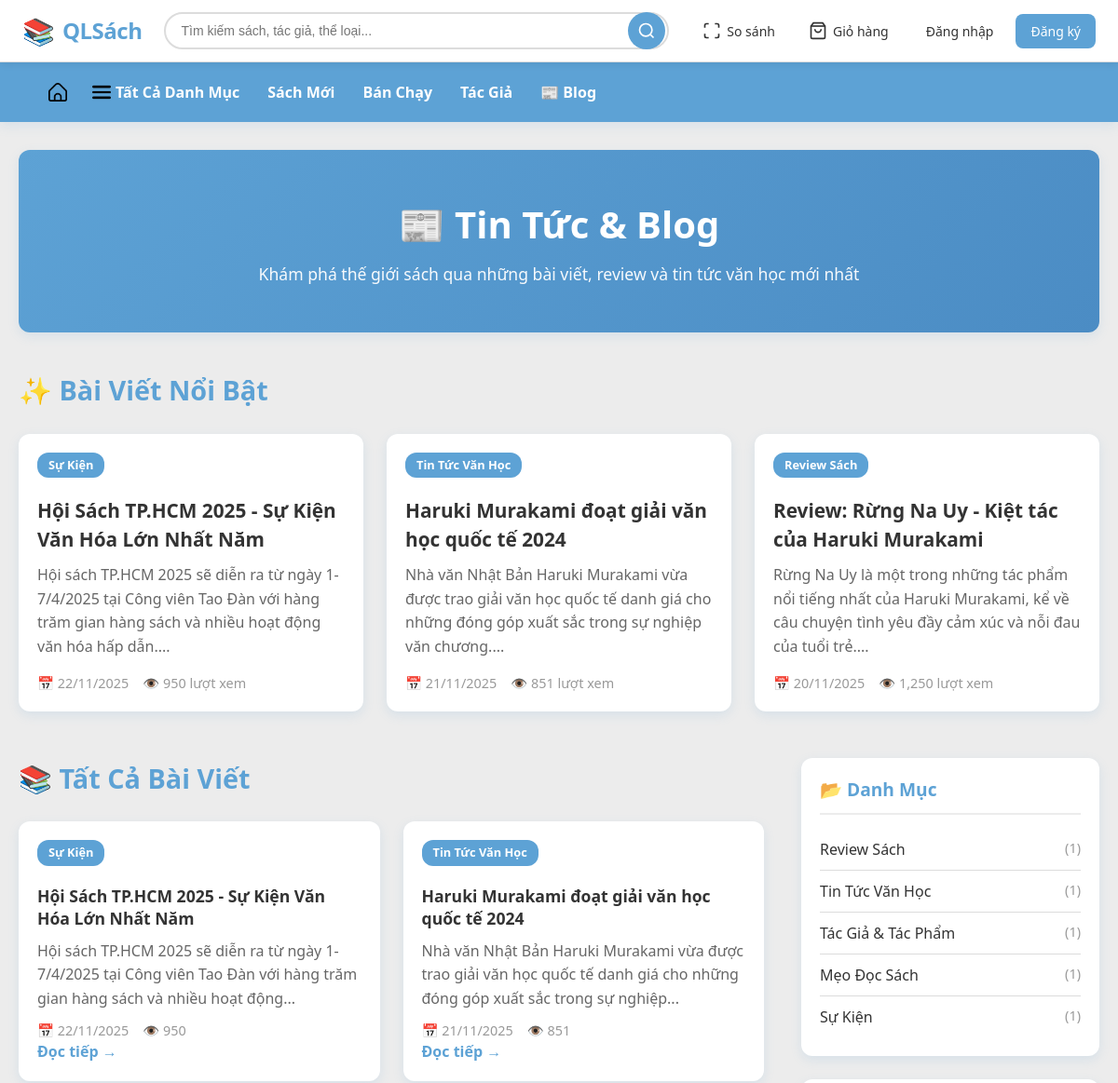
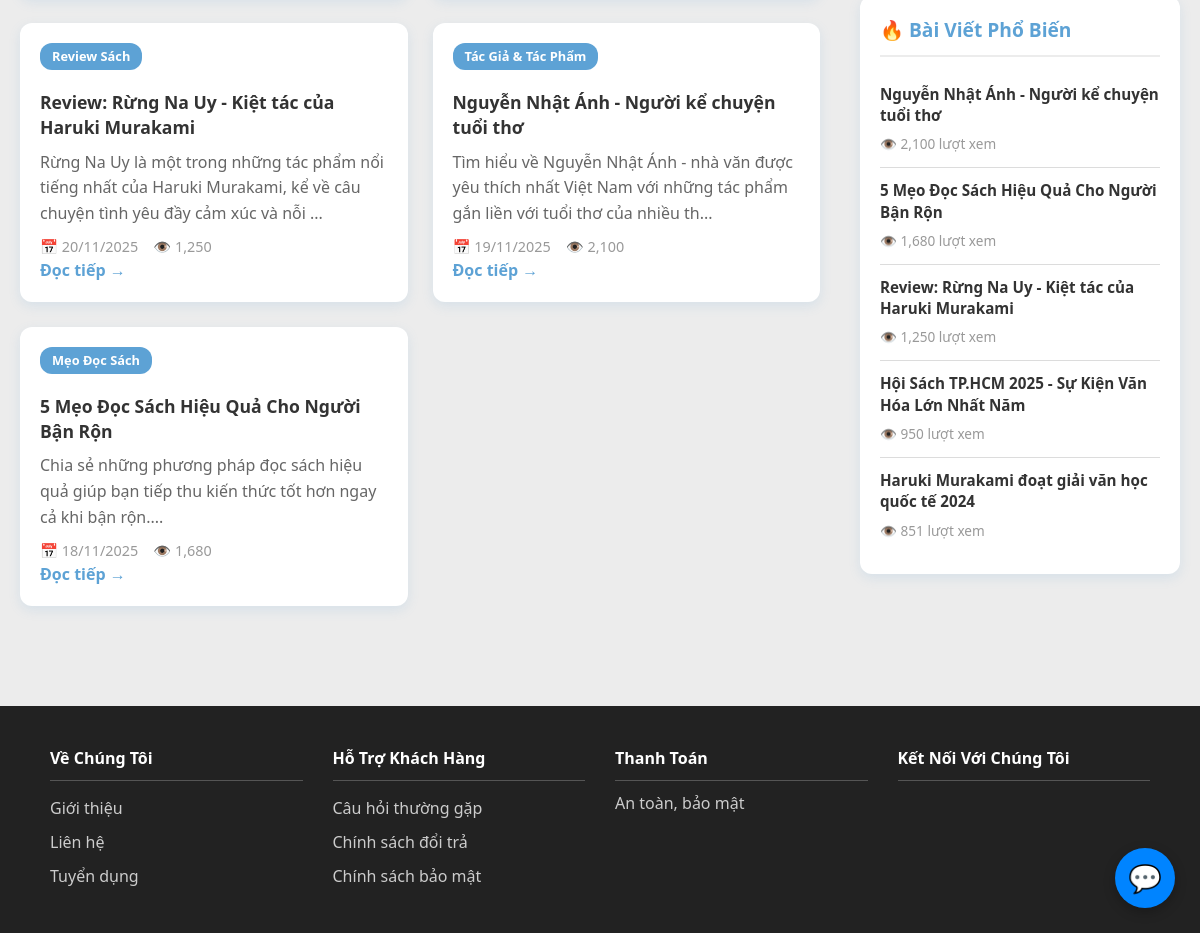
/public/blog.php, run on the app's committed database (2 pictures, top to bottom).
### tables this page shows
CREATE TABLE `bai_viet` (
  `id_bai_viet` int(11) NOT NULL,
  `id_danh_muc` varchar(5) NOT NULL,
  `id_tk` varchar(5) NOT NULL COMMENT 'Tác giả bài viết (admin)',
  `tieu_de` varchar(250) NOT NULL,
  `slug` varchar(300) NOT NULL COMMENT 'URL-friendly title',
  `tom_tat` text DEFAULT NULL COMMENT 'Tóm tắt ngắn gọn',
  `noi_dung` longtext NOT NULL,
  `anh_dai_dien` varchar(255) DEFAULT NULL,
  `luot_xem` int(11) DEFAULT 0,
  `trang_thai` varchar(20) DEFAULT 'draft' COMMENT 'draft, published, archived',
  `noi_bat` tinyint(1) DEFAULT 0 COMMENT '1: Bài viết nổi bật',
  `meta_title` varchar(250) DEFAULT NULL COMMENT 'SEO title',
  `meta_description` text DEFAULT NULL COMMENT 'SEO description',
  `meta_keywords` varchar(250) DEFAULT NULL COMMENT 'SEO keywords',
  `ngay_tao` datetime DEFAULT current_timestamp(),
  `ngay_cap_nhat` datetime DEFAULT current_timestamp() ON UPDATE current_timestamp(),
  `ngay_xuat_ban` datetime DEFAULT NULL
);

CREATE TABLE `danh_muc_bai_viet` (
  `id_danh_muc` varchar(5) NOT NULL,
  `ten_danh_muc` varchar(100) NOT NULL,
  `slug` varchar(150) NOT NULL COMMENT 'URL-friendly name',
  `mo_ta` text DEFAULT NULL,
  `thu_tu` int(11) DEFAULT 0,
  `trang_thai` tinyint(1) DEFAULT 1 COMMENT '1: Active, 0: Inactive',
  `ngay_tao` datetime DEFAULT current_timestamp()
);

### models/Database.php (called while the page is built, shortened)
<?php
class Database {
    private $host = '127.0.0.1';
    private $db_name = 'qlsach';
    private $username = 'root';
    private $password = '';
    private $conn;
    public function __construct() {
        $this->conn = null;
        $dsn = 'mysql:host=' . $this->host . ';dbname=' . $this->db_name . ';charset=utf8mb4';
        try {
            $this->conn = new PDO($dsn, $this->username, $this->password);
            $this->conn->setAttribute(PDO::ATTR_ERRMODE, PDO::ERRMODE_EXCEPTION);
            $this->conn->setAttribute(PDO::ATTR_DEFAULT_FETCH_MODE, PDO::FETCH_OBJ);
        } catch (PDOException $e) {
            echo 'Kết nối thất bại: ' . $e->getMessage();
        }
    }
    public function getConnection() {
        return $this->conn;
    }
}
?>

### models/Blog.php (called while the page is built, shortened)
<?php
require_once __DIR__ . '/Database.php';
class Blog {
    private $conn;
    public function __construct() {
        $database = new Database();
        $this->conn = $database->getConnection();
    }
    public function getAllPosts($limit = null, $offset = 0) {
        $sql = "SELECT bv.*, dm.ten_danh_muc, dm.slug as danh_muc_slug, tk.ho_ten as tac_gia
                FROM bai_viet bv
                LEFT JOIN danh_muc_bai_viet dm ON bv.id_danh_muc = dm.id_danh_muc
                LEFT JOIN tai_khoan tk ON bv.id_tk = tk.id_tk
                WHERE bv.trang_thai = 'published'
                AND bv.ngay_xuat_ban <= NOW()
                ORDER BY bv.ngay_xuat_ban DESC";
        if ($limit) {
            $sql .= " LIMIT :limit OFFSET :offset";
        }
        $stmt = $this->conn->prepare($sql);
        if ($limit) {
            $stmt->bindParam(':limit', $limit, PDO::PARAM_INT);
            $stmt->bindParam(':offset', $offset, PDO::PARAM_INT);
        }
        $stmt->execute();
        return $stmt->fetchAll(PDO::FETCH_OBJ);
    }
    public function getFeaturedPosts($limit = 3) {
        $sql = "SELECT bv.*, dm.ten_danh_muc, dm.slug as danh_muc_slug
                FROM bai_viet bv
                LEFT JOIN danh_muc_bai_viet dm ON bv.id_danh_muc = dm.id_danh_muc
                WHERE bv.trang_thai = 'published'
                AND bv.noi_bat = 1
                AND bv.ngay_xuat_ban <= NOW()
                ORDER BY bv.ngay_xuat_ban DESC
                LIMIT :limit";
        $stmt = $this->conn->prepare($sql);
        $stmt->bindParam(':limit', $limit, PDO::PARAM_INT);
        $stmt->execute();
        return $stmt->fetchAll(PDO::FETCH_OBJ);
    }
    public function getAllCategories() {
        $sql = "SELECT dm.*, COUNT(bv.id_bai_viet) as so_bai_viet
                FROM danh_muc_bai_viet dm
                LEFT JOIN bai_viet bv ON dm.id_danh_muc = bv.id_danh_muc
                    AND bv.trang_thai = 'published'
                WHERE dm.trang_thai = 1
                GROUP BY dm.id_danh_muc
                ORDER BY dm.thu_tu ASC";
        $stmt = $this->conn->prepare($sql);
        $stmt->execute();
        return $stmt->fetchAll(PDO::FETCH_OBJ);
    }
    public function getPopularPosts($limit = 5) {
        $sql = "SELECT bv.*, dm.ten_danh_muc, dm.slug as danh_muc_slug
                FROM bai_viet bv
                LEFT JOIN danh_muc_bai_viet dm ON bv.id_danh_muc = dm.id_danh_muc
                WHERE bv.trang_thai = 'published'
                AND bv.ngay_xuat_ban <= NOW()
                ORDER BY bv.luot_xem DESC
                LIMIT :limit";
        $stmt = $this->conn->prepare($sql);
        $stmt->bindParam(':limit', $limit, PDO::PARAM_INT);
        $stmt->execute();
        return $stmt->fetchAll(PDO::FETCH_OBJ);
    }
}

### public/blog.php (the view, shortened to what this page needs)
<?php
require_once '../includes/header.php';
require_once '../models/Blog.php';
$blogModel = new Blog();
$page = isset($_GET['page']) ? (int)$_GET['page'] : 1;
$limit = 9;
$offset = ($page - 1) * $limit;
$posts = $blogModel->getAllPosts($limit, $offset);
$featuredPosts = $blogModel->getFeaturedPosts(3);
$categories = $blogModel->getAllCategories();
$popularPosts = $blogModel->getPopularPosts(5);
$baseUrl = rtrim(dirname($_SERVER['PHP_SELF']), '/\\');
?>
<link rel="stylesheet" href="<?= $baseUrl ?>/css/blog.css">
<div class="blog-page">
    <section class="blog-hero">
        <div class="blog-hero-content">
            <h1>📰 Tin Tức & Blog</h1>
            <p>Khám phá thế giới sách qua những bài viết, review và tin tức văn học mới nhất</p>
        </div>
    </section>
    <?php if (!empty($featuredPosts)): ?>
    <section class="featured-section">
        <h2>✨ Bài Viết Nổi Bật</h2>
        <div class="featured-grid">
            <?php foreach ($featuredPosts as $post): ?>
                <article class="featured-card">
                    <div class="featured-content">
                        <span class="category-badge"><?= htmlspecialchars($post->ten_danh_muc) ?></span>
                        <h3><a href="blog_detail.php?slug=<?= htmlspecialchars($post->slug) ?>"><?= htmlspecialchars($post->tieu_de) ?></a></h3>
                        <p><?= htmlspecialchars(mb_substr($post->tom_tat, 0, 150)) ?>...</p>
                        <div class="post-meta">
                            <span>📅 <?= date('d/m/Y', strtotime($post->ngay_xuat_ban)) ?></span>
                            <span>👁️ <?= number_format($post->luot_xem) ?> lượt xem</span>
                        </div>
                    </div>
                </article>
            <?php endforeach; ?>
        </div>
    </section>
    <?php endif; ?>
    <div class="blog-layout">
        <main class="blog-main">
            <h2>📚 Tất Cả Bài Viết</h2>
            <?php if (empty($posts)): ?>
                <div class="empty-state">
                    <p>Chưa có bài viết nào.</p>
                </div>
            <?php else: ?>
                <div class="posts-grid">
                    <?php foreach ($posts as $post): ?>
                        <article class="post-card">
                            <div class="post-content">
                                <span class="category-badge"><?= htmlspecialchars($post->ten_danh_muc) ?></span>
                                <h3><a href="blog_detail.php?slug=<?= htmlspecialchars($post->slug) ?>"><?= htmlspecialchars($post->tieu_de) ?></a></h3>
                                <p><?= htmlspecialchars(mb_substr($post->tom_tat, 0, 120)) ?>...</p>
                                <div class="post-meta">
                                    <span>📅 <?= date('d/m/Y', strtotime($post->ngay_xuat_ban)) ?></span>
                                    <span>👁️ <?= number_format($post->luot_xem) ?></span>
                                </div>
                                <a href="blog_detail.php?slug=<?= htmlspecialchars($post->slug) ?>" class="read-more">Đọc tiếp →</a>
                            </div>
                        </article>
                    <?php endforeach; ?>
                </div>
            <?php endif; ?>
        </main>
        <aside class="blog-sidebar">
            <div class="sidebar-widget">
                <h3>📂 Danh Mục</h3>
                <ul class="category-list">
                    <?php foreach ($categories as $cat): ?>
                        <li>
                            <a href="blog_category.php?slug=<?= htmlspecialchars($cat->slug) ?>">
                                <?= htmlspecialchars($cat->ten_danh_muc) ?>
                                <span class="count">(<?= $cat->so_bai_viet ?>)</span>
                            </a>
                        </li>
                    <?php endforeach; ?>
                </ul>
            </div>
            <?php if (!empty($popularPosts)): ?>
                <div class="sidebar-widget">
                    <h3>🔥 Bài Viết Phổ Biến</h3>
                    <ul class="popular-list">
                        <?php foreach ($popularPosts as $popular): ?>
                            <li>
                                <a href="blog_detail.php?slug=<?= htmlspecialchars($popular->slug) ?>">
                                    <h4><?= htmlspecialchars($popular->tieu_de) ?></h4>
                                    <span class="views">👁️ <?= number_format($popular->luot_xem) ?> lượt xem</span>
                                </a>
                            </li>
                        <?php endforeach; ?>
                    </ul>
                </div>
            <?php endif; ?>
        </aside>
    </div>
</div>
<?php include_once '../includes/footer.php'; ?>

### data on the page
bai_viet: id_danh_muc.ten_danh_muc "Sự Kiện", tieu_de "Hội Sách TP.HCM 2025 - Sự Kiện Văn Hóa Lớn Nhất Năm", tom_tat "Hội sách TP.HCM 2025 sẽ diễn ra từ ngày 1-7/4/2025 tại Công viên Tao Đàn với hàng trăm gian hàng sách và nhiều hoạt động văn hóa hấp dẫn.", ngay_xuat_ban "22/11/2025", luot_xem "950", tom_tat "Hội sách TP.HCM 2025 sẽ diễn ra từ ngày 1-7/4/2025 tại Công viên Tao Đàn với hàng trăm gian hàng sách và nhiều hoạt động"
bai_viet: id_danh_muc.ten_danh_muc "Tin Tức Văn Học", tieu_de "Haruki Murakami đoạt giải văn học quốc tế 2024", tom_tat "Nhà văn Nhật Bản Haruki Murakami vừa được trao giải văn học quốc tế danh giá cho những đóng góp xuất sắc trong sự nghiệp văn chương.", ngay_xuat_ban "21/11/2025", luot_xem "851", tom_tat "Nhà văn Nhật Bản Haruki Murakami vừa được trao giải văn học quốc tế danh giá cho những đóng góp xuất sắc trong sự nghiệp"
bai_viet: id_danh_muc.ten_danh_muc "Review Sách", tieu_de "Review: Rừng Na Uy - Kiệt tác của Haruki Murakami", tom_tat "Rừng Na Uy là một trong những tác phẩm nổi tiếng nhất của Haruki Murakami, kể về câu chuyện tình yêu đầy cảm xúc và nỗi đau của tuổi trẻ.", ngay_xuat_ban "20/11/2025", luot_xem "1,250", tom_tat "Rừng Na Uy là một trong những tác phẩm nổi tiếng nhất của Haruki Murakami, kể về câu chuyện tình yêu đầy cảm xúc và nỗi"
bai_viet: id_danh_muc.ten_danh_muc "Tác Giả & Tác Phẩm", tieu_de "Nguyễn Nhật Ánh - Người kể chuyện tuổi thơ", tom_tat "Tìm hiểu về Nguyễn Nhật Ánh - nhà văn được yêu thích nhất Việt Nam với những tác phẩm gắn liền với tuổi thơ của nhiều th", ngay_xuat_ban "19/11/2025", luot_xem "2,100"
bai_viet: id_danh_muc.ten_danh_muc "Mẹo Đọc Sách", tieu_de "5 Mẹo Đọc Sách Hiệu Quả Cho Người Bận Rộn", tom_tat "Chia sẻ những phương pháp đọc sách hiệu quả giúp bạn tiếp thu kiến thức tốt hơn ngay cả khi bận rộn.", ngay_xuat_ban "18/11/2025", luot_xem "1,680"
danh_muc_bai_viet: ten_danh_muc "Review Sách", so_bai_viet "1"
danh_muc_bai_viet: ten_danh_muc "Tin Tức Văn Học", so_bai_viet "1"
danh_muc_bai_viet: ten_danh_muc "Tác Giả & Tác Phẩm", so_bai_viet "1"
danh_muc_bai_viet: ten_danh_muc "Mẹo Đọc Sách", so_bai_viet "1"
danh_muc_bai_viet: ten_danh_muc "Sự Kiện", so_bai_viet "1"
